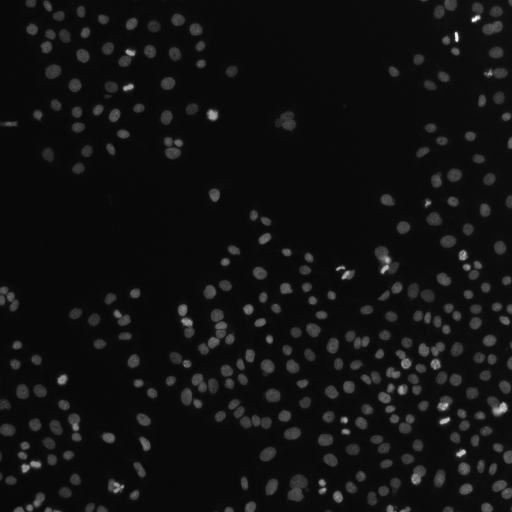
#> input picture data/human_mitosis.png, 512 x 512 px
$ jupyter execute --allow-errors day2_04_scikit_image.ipynb
#> lines starting #> are read from the running program, lines starting #| are printed output that depends on the picture; after the words box and inside, x2 and y2 are one past the last pixel; in counts of white or black regions, pixels touching at a corner belong together; long printed decimals are rounded
# Day 2 · scikit-image: counting nuclei

**Block:** scikit-image (45 min, including slides and live coding)

**Task:** count the nuclei in a fluorescence microscopy image of human cells, and
measure their sizes. You will:

1. **Look** at the image as a NumPy array (3 min)
2. **Filter** it to reduce noise (4 min)
3. **Threshold** it into foreground and background (8 min)
4. **Clean up and label** the objects, then count them (8 min)
5. **Measure** each object with `regionprops` (7 min)

Sections 1 to 3 are the first "Your turn" slide, sections 4 and 5 the second.
6. **Stretch:** separate touching nuclei with a watershed, then try the SPL coins
   exercises

Our recording has no images, so this block switches to microscopy, the other
place most of you will meet image data. The steps (filter, threshold, label,
measure) are the same for cells in a two-photon recording or in brain
sections.

The image is `skimage.data.human_mitosis()`: human cells in culture,
some of them dividing, stained for DNA. It comes from Moffat *et al.*, *Cell*
124:1283 (2006), courtesy of David Root, licensed CC0.

Further material: [SPL, scikit-image: image
processing](https://lectures.scientific-python.org/packages/scikit-image/index.html)
and [Image manipulation and processing using NumPy and
SciPy](https://lectures.scientific-python.org/advanced/image_processing/index.html)
(CC BY 4.0), plus the [BioImage Analysis
Notebooks](https://haesleinhuepf.github.io/BioImageAnalysisNotebooks/).

[cell 1]
import matplotlib.pyplot as plt
import numpy as np
import pandas as pd
import scipy as sp
import skimage as ski

## 1. Look at the image

Load `../data/human_mitosis.png` with `ski.io.imread`, then answer:

* What are its shape, dtype, minimum and maximum?
* Display it with `imshow` and a grey colormap. Then plot a histogram of the pixel
  values (`ax.hist(image.ravel(), bins=...)`). What do the two humps tell you?

[cell 2]
image = ski.io.imread("../data/human_mitosis.png")
#> image is the input picture: shape (512, 512); min 7, max 255, mean 17.3

[cell 3]
print(image.shape, image.dtype, image.min(), image.max())
#| (512, 512) uint8 7 255

fig, axes = plt.subplots(1, 2, figsize=(12, 5))
axes[0].imshow(image, cmap="gray")
axes[0].set_axis_off()
axes[1].hist(image.ravel(), bins=128, log=True)
axes[1].set_xlabel("pixel value")
axes[1].set_ylabel("count (log scale)");
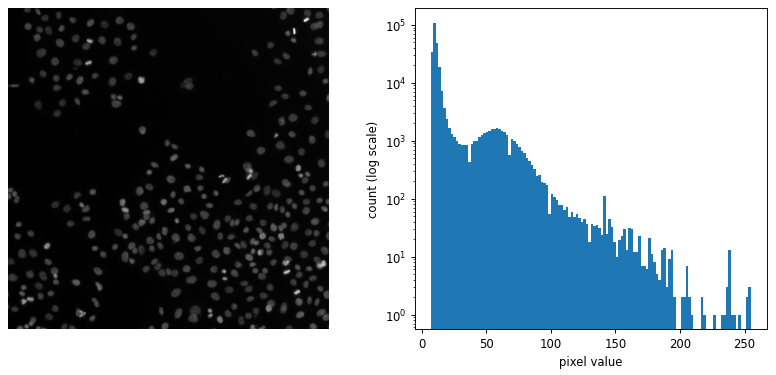
#> figure drawn by matplotlib, 2 panels; panel 2: tallest bar 108112 high, from x = 8.94 to 10.88

A 512 x 512 `uint8` image (values 0 to 255). Most pixels are dark background,
which makes the big hump at low values. The nuclei make a long tail of bright
values. The log scale on the counts makes the tail visible.

## 2. Filter

Thresholding single pixels is sensitive to noise. Smooth the image with
`ski.filters.gaussian` using `sigma=1`, and call the result `smoothed`. Show
the image and `smoothed` side by side, zoomed in on a corner (for example
`[:100, :100]`).

What is the dtype and range of `smoothed`? Why did it change?

[cell 4]
smoothed = ski.filters.gaussian(image, sigma=1)
print(smoothed.dtype, smoothed.min(), smoothed.max())
#| float64 0.02922 0.8833

fig, axes = plt.subplots(1, 2, figsize=(10, 5))
axes[0].imshow(image[:100, :100], cmap="gray")
axes[0].set_title("original")
axes[1].imshow(smoothed[:100, :100], cmap="gray")
axes[1].set_title("gaussian, sigma=1")
for ax in axes:
    ax.set_axis_off()
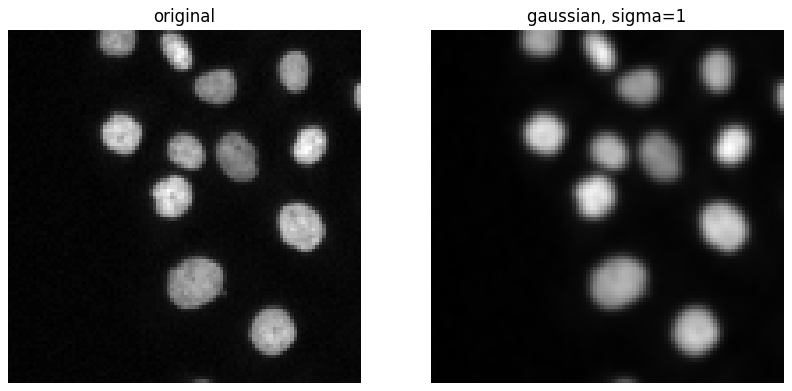
#> figure drawn by matplotlib, 2 panels

`smoothed` is `float64` between 0 and 1. Most scikit-image filters convert
integer images to floats in [0, 1] (`ski.util.img_as_float`), so the averaging
cannot overflow or round. Keep this in mind when you compare thresholds between
the two.

## 3. Threshold

1. Compute an automatic threshold for `smoothed` with `ski.filters.threshold_otsu`.
2. Make the boolean image `binary = smoothed > threshold` and display it.
3. Try `ski.filters.try_all_threshold(smoothed)`. Which methods look better or
   worse than Otsu here?

[cell 5]
threshold = ski.filters.threshold_otsu(smoothed)
#> threshold = 0.141
binary = smoothed > threshold
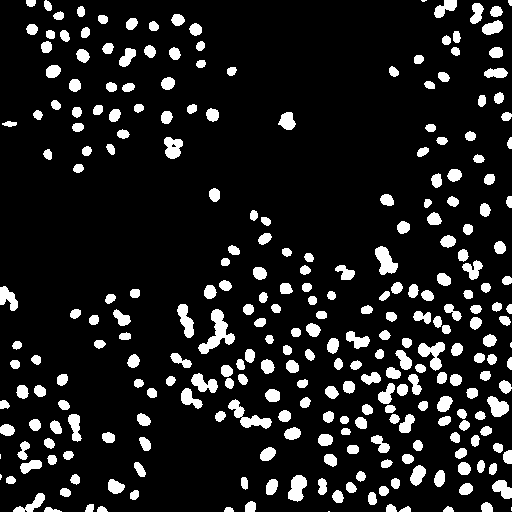
#> binary: shape (512, 512) bool; 11.9% white; 276 white regions (6 under 20 px), largest, box (x1, y1, x2, y2) and area: (198, 309, 235, 354) 630, (228, 399, 272, 429) 462, (418, 342, 445, 371) 398
print("Otsu threshold:", threshold)
#| Otsu threshold: 0.141

fig, ax = plt.subplots(figsize=(6, 6))
ax.imshow(binary, cmap="gray")
ax.set_axis_off()

[cell 6]
fig, ax = ski.filters.try_all_threshold(smoothed, figsize=(8, 10), verbose=False)
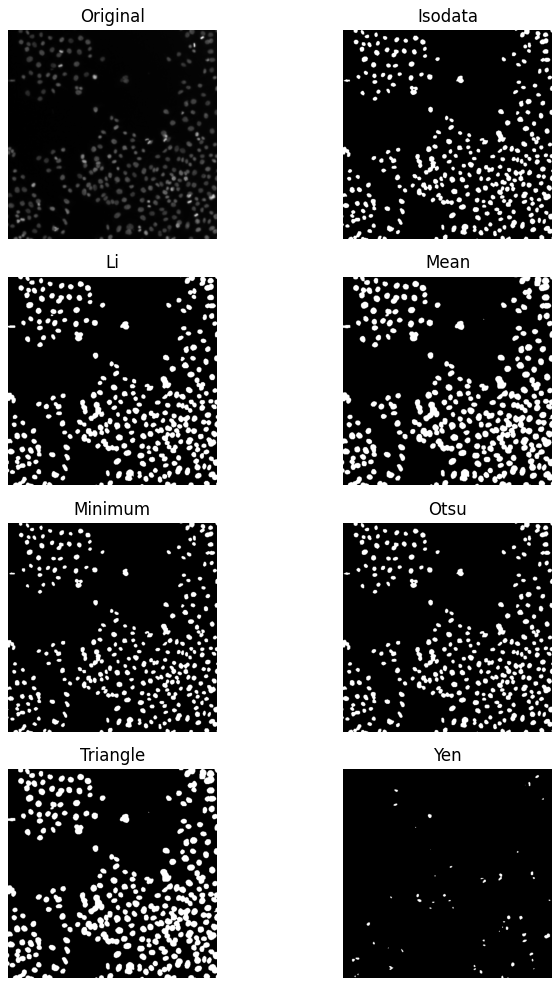
#> figure drawn by matplotlib, 8 panels
